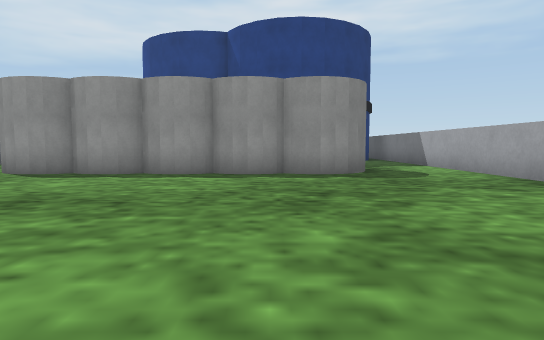
view 1 (above)

16 first-person views from a walk through a robot-simulator world made for Webots. The camera is 0.06 m above the floor, tilts 4° down and sees 75° across. The floor is counted in squares, 0.1 m on a side. Each view is taken from the middle of a square. On the plan, view 1 faces up. The plan holds only what a view shows up to about 10 squares ahead; the rest is blank. The robots in the file are not drawn. Simple shapes and patterns stand in for the simulator's stock objects.

view 2
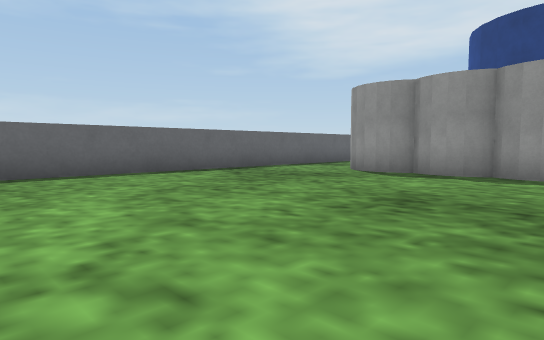

view 3
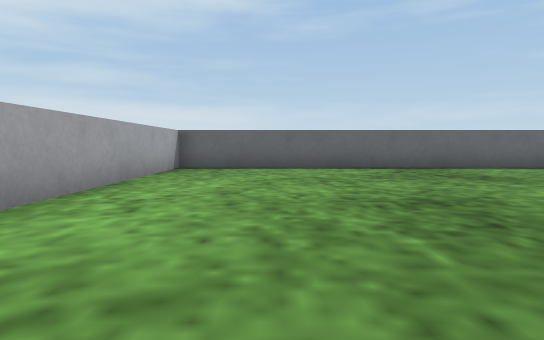

view 4
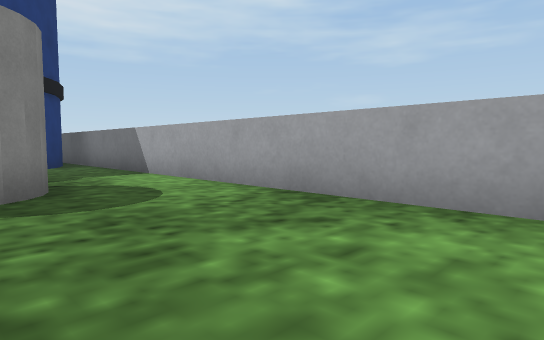

view 5
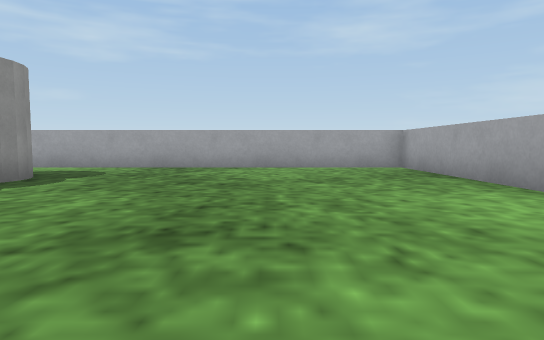

view 6
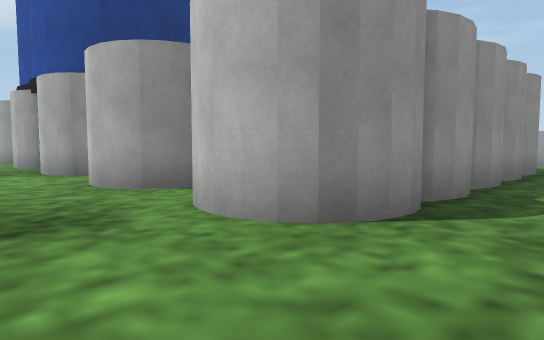

view 7
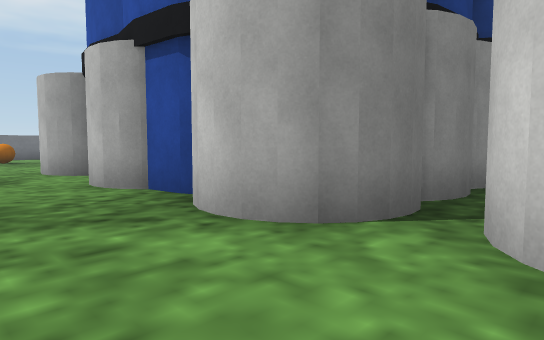

view 8
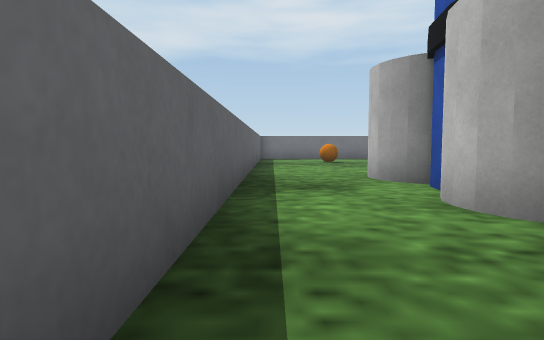

view 9
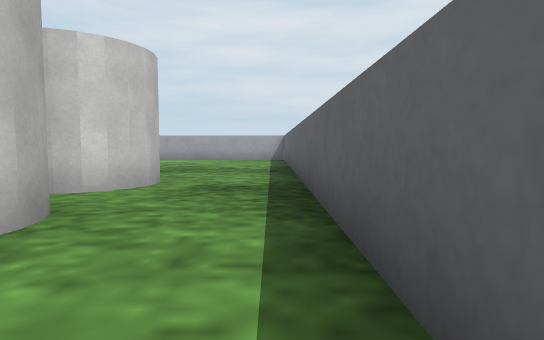

view 10
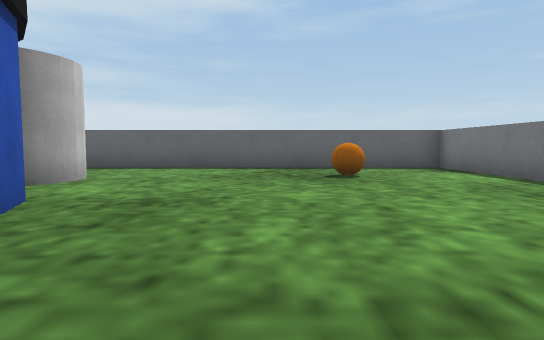

view 11
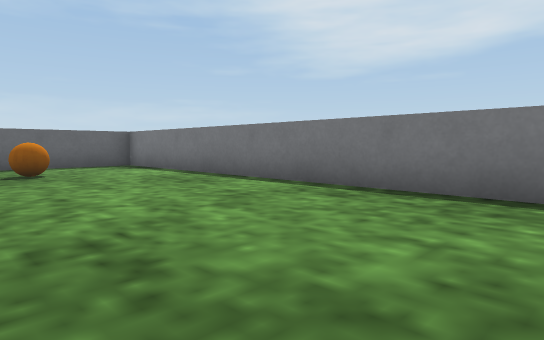

view 12
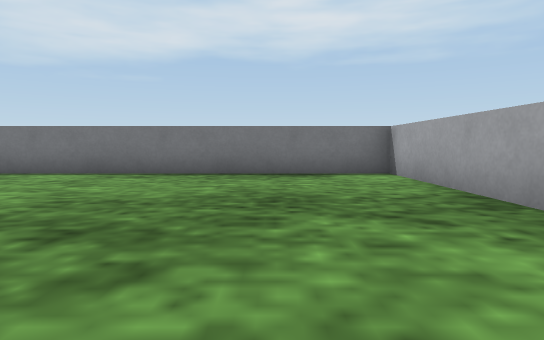

view 13
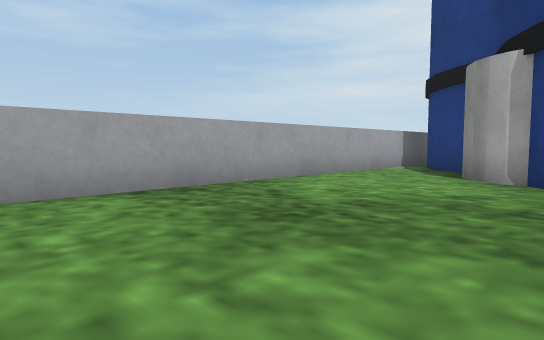

view 14
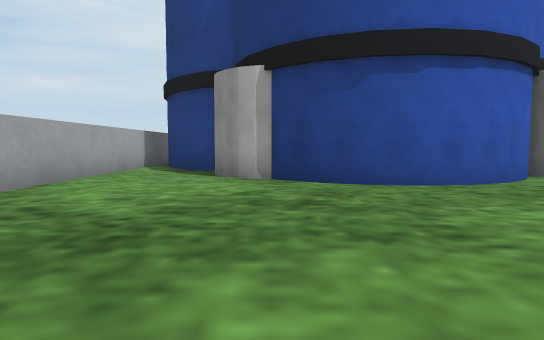

view 15
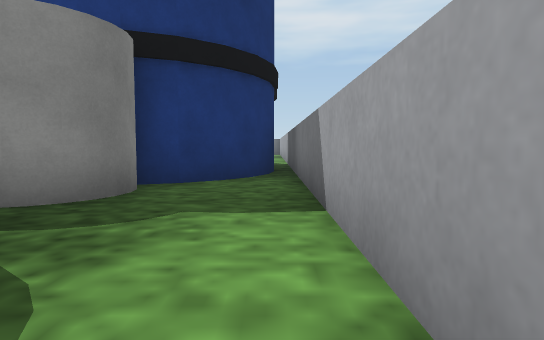

view 16
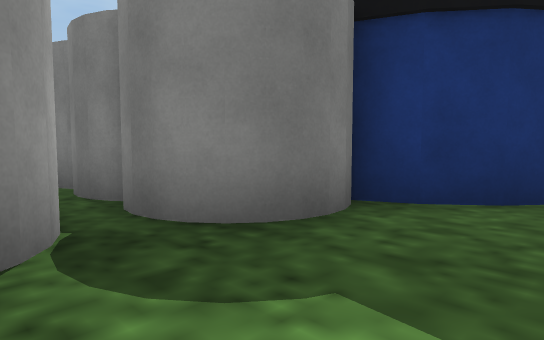

### Floor plan
Points are (right, up) in squares from view 1. A wall is a line through its corners. A room is listed if a view was taken in it or the views show most of it. See-through windows are left out.
Room 1 (views 1, 2, 3, 4, 5, 6, 7, 8, 9, 15, 16)
walls: (-3.4, 13.3) (-3.9, 13.3); (-0.5, -0.5) (4.5, -0.5) (4.5, 15.1); (2.6, 12.6) (1.9, 12.4); (3.2, 13.2) (2.4, 12.5); (-5.5, 15.7) (-6.2, 17.2); (-5.7, 15.8) (-5.8, 16.7); (3.7, 13.8) (3.1, 13.1); (4, 14.5) (3.6, 13.6); (-6.2, 17.8) (-5.5, 19.4); (-5.8, 18.6) (-5.7, 19.1); (-8.5, 19.5) (-8.5, -0.5) (-2.1, -0.5)
ways out: opening at (-7, 19) to room 2
objects: flower pot (-6, 8) to (-4, 9); flower pot (-6, 11) to (-5, 12); flower pot (-6, 14) to (-5, 15); flower pot (-3, 8) to (-1, 8); flower pot (-2, 11) to (-1, 11); flower pot (0, 8) to (2, 9); flower pot (1, 11) to (2, 12)
Room 2 (views 10, 11, 12, 13, 14)
walls: (-1.4, 22.8) (-0.4, 22.6); (-2.1, 22.6) (-1.2, 22.8); (-0.6, 22.7) (0.3, 22.3); (-2.9, 22.3) (-2, 22.7); (0.2, 22.4) (0.9, 21.9); (-3.9, 21.2) (-3.4, 21.9) (-2.7, 22.4); (2.5, 19.8) (3.2, 19.3); (3.1, 19.3) (3.7, 18.6); (3.6, 18.7) (4, 17.9); (4.5, 18) (4.5, 29.5) (-8.5, 29.5) (-8.5, 19.5)
ways out: opening at (-7, 19) to room 1
objects: flower pot (-6, 20) to (-5, 21); ball (-6, 26) to (-6, 27)

Positions as (right, up) in squares from view 1, and headings:
1: (0, 0), facing up
2: (-1, 0), facing up-left
3: (1, 2), facing left
4: (1, 3), facing up-right
5: (-5, 3), facing right
6: (-8, 6), facing up-right
7: (-8, 12), facing up-right
8: (-8, 14), facing up
9: (-8, 14), facing down
10: (1, 25), facing left
11: (2, 25), facing up-left
12: (2, 22), facing up
13: (0, 28), facing down-right
14: (1, 28), facing down
15: (4, 7), facing up
16: (4, 9), facing up-left
